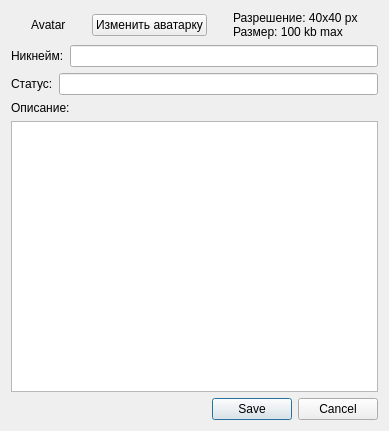
<?xml version="1.0" encoding="UTF-8"?>
<ui version="4.0">
 <class>ProfileDialog</class>
 <widget class="QDialog" name="ProfileDialog">
  <property name="geometry">
   <rect>
    <x>0</x>
    <y>0</y>
    <width>389</width>
    <height>431</height>
   </rect>
  </property>
  <property name="windowTitle">
   <string>Dialog</string>
  </property>
  <layout class="QGridLayout" name="gridLayout">
   <item row="0" column="0">
    <layout class="QVBoxLayout" name="verticalLayout">
     <item>
      <layout class="QHBoxLayout" name="horizontalLayout">
       <item>
        <widget class="QLabel" name="avatarLabel">
         <property name="sizePolicy">
          <sizepolicy hsizetype="Fixed" vsizetype="Preferred">
           <horstretch>0</horstretch>
           <verstretch>0</verstretch>
          </sizepolicy>
         </property>
         <property name="text">
          <string>Avatar</string>
         </property>
        </widget>
       </item>
       <item>
        <widget class="QPushButton" name="changeAvatarButton">
         <property name="sizePolicy">
          <sizepolicy hsizetype="Fixed" vsizetype="Fixed">
           <horstretch>0</horstretch>
           <verstretch>0</verstretch>
          </sizepolicy>
         </property>
         <property name="text">
          <string>Изменить аватарку</string>
         </property>
        </widget>
       </item>
       <item>
        <widget class="QLabel" name="labelInfo">
         <property name="sizePolicy">
          <sizepolicy hsizetype="Fixed" vsizetype="Preferred">
           <horstretch>0</horstretch>
           <verstretch>0</verstretch>
          </sizepolicy>
         </property>
         <property name="text">
          <string>Разрешение: 40x40 px
Размер: 100 kb max</string>
         </property>
        </widget>
       </item>
      </layout>
     </item>
     <item>
      <layout class="QHBoxLayout" name="horizontalLayout_2">
       <item>
        <widget class="QLabel" name="label_4">
         <property name="text">
          <string>Никнейм:</string>
         </property>
        </widget>
       </item>
       <item>
        <widget class="QLineEdit" name="nicknameLineEdit"/>
       </item>
      </layout>
     </item>
     <item>
      <layout class="QHBoxLayout" name="horizontalLayout_3">
       <item>
        <widget class="QLabel" name="label_2">
         <property name="text">
          <string>Статус:</string>
         </property>
        </widget>
       </item>
       <item>
        <widget class="QLineEdit" name="statusLineEdit"/>
       </item>
      </layout>
     </item>
     <item>
      <widget class="QLabel" name="label_3">
       <property name="text">
        <string>Описание:</string>
       </property>
      </widget>
     </item>
     <item>
      <widget class="QTextEdit" name="descriptionTextEdit"/>
     </item>
    </layout>
   </item>
   <item row="1" column="0">
    <widget class="QDialogButtonBox" name="buttonBox">
     <property name="standardButtons">
      <set>QDialogButtonBox::Cancel|QDialogButtonBox::Save</set>
     </property>
    </widget>
   </item>
  </layout>
 </widget>
 <resources/>
 <connections/>
</ui>
